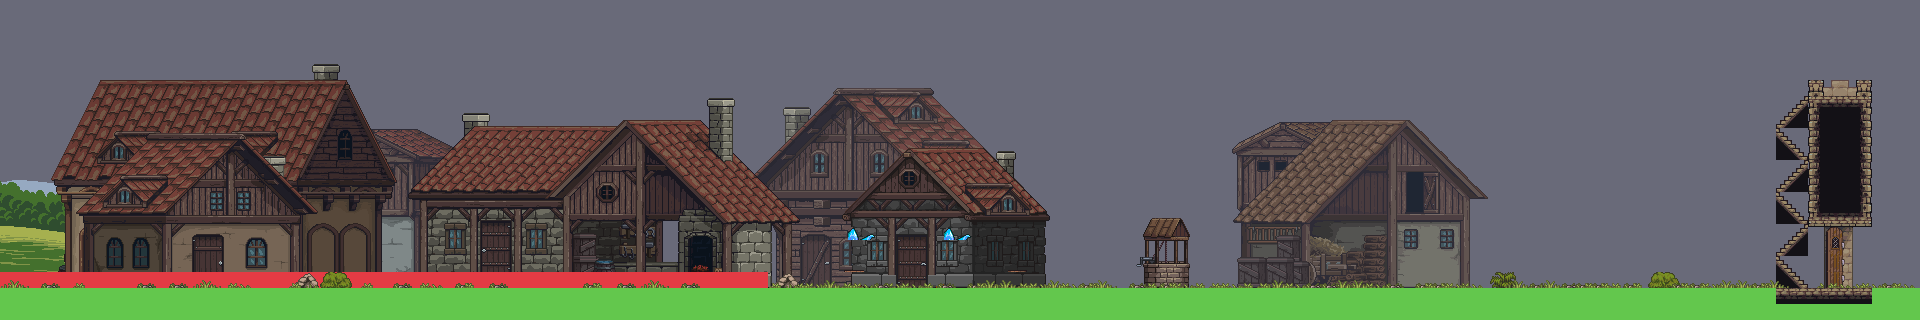

This game map was drawn from its Tiled (.tmx) file and the tilesets committed beside it. A one-line description and the trimmed map source follow:
An orthogonal 120x20 tile map with 16x16 px tiles, 16 tile layers (Bg_plains_mountain, BG_plains_hills, BG_plains_plains, BG_plains_river, ...), 23 tilesets and 7 objects (6x NPC, X_bird_flying).

<map version="1.4" tiledversion="1.4.2" orientation="orthogonal" renderorder="right-down" compressionlevel="0" width="120" height="20" tilewidth="16" tileheight="16" infinite="0" backgroundcolor="#696A79" nextlayerid="18" nextobjectid="1"><tileset firstgid="1" name="Floor_Tiles2" tilewidth="16" tileheight="16" tilecount="648" columns="18" objectalignment="topleft" margin="0" spacing="0"><image source="../../../tiles/tiles/Floor Tiles2.png" width="288" height="576" /></tileset><tileset firstgid="649" name="Other_Tiles2" tilewidth="16" tileheight="16" tilecount="252" columns="18" objectalignment="topleft" margin="0" spacing="0"><image source="../../../tiles/tiles/Other Tiles2.png" width="288" height="224" /></tileset><tileset firstgid="901" name="Trees_foliage_trunk" tilewidth="16" tileheight="16" tilecount="1040" columns="80" objectalignment="topleft" margin="0" spacing="0"><image source="../../../tiles/trees/Trees_foliage_trunk.png" width="1280" height="208" /></tileset><tileset firstgid="1941" name="Tall_Grass" tilewidth="16" tileheight="16" tilecount="12" columns="6" objectalignment="topleft" margin="0" spacing="0"><image source="../../../tiles/int_ext_decoration/Tall Grass.png" width="96" height="32" /></tileset><tileset firstgid="1953" name="Decor" tilewidth="16" tileheight="16" tilecount="884" columns="26" objectalignment="topleft" margin="0" spacing="0"><image source="../../../tiles/int_ext_decoration/Decor.png" width="416" height="544" /></tileset><tileset firstgid="2837" name="Background_layers_layer_1" tilewidth="16" tileheight="16" tilecount="1408" columns="64" objectalignment="topleft" margin="0" spacing="0"><image source="../../../backgrounds/Normal BG/Background layers_layer 1.png" width="1024" height="346" /></tileset><tileset firstgid="4245" name="Garden_Decorations" tilewidth="16" tileheight="16" tilecount="112" columns="14" objectalignment="topleft" margin="0" spacing="0"><image source="../../../tiles/int_ext_decoration/Garden Decorations.png" width="224" height="128" /></tileset><tileset firstgid="4357" name="Farming_Tiles_and_Crops_32x32" tilewidth="16" tileheight="16" tilecount="1536" columns="48" objectalignment="topleft" margin="0" spacing="0"><image source="../../../tiles/int_ext_decoration/Farming Tiles and Crops 32x32.png" width="768" height="512" /></tileset><tileset firstgid="5893" name="Campfire_sheet" tilewidth="16" tileheight="16" tilecount="180" columns="10" objectalignment="topleft" margin="0" spacing="0"><image source="../../../tiles/animated/Campfire sheet.png" width="160" height="288" /></tileset><tileset firstgid="6073" name="Animated_Water_Tiles" tilewidth="16" tileheight="16" tilecount="880" columns="40" objectalignment="topleft" margin="0" spacing="0"><image source="../../../tiles/water/Animated Water Tiles.png" width="640" height="352" /></tileset><tileset firstgid="6953" name="Weeping_Willow1" tilewidth="16" tileheight="16" tilecount="168" columns="14" objectalignment="topleft" margin="0" spacing="0"><image source="../../../tiles/trees/Weeping Willow1.png" width="224" height="192" /></tileset><tileset firstgid="7121" name="Pixel_Art_Village" tilewidth="16" tileheight="16" tilecount="3150" columns="63" objectalignment="topleft" margin="0" spacing="0"><image source="../../../tiles/buildings/Pixel Art Village full sheet.png" width="996" height="800" /></tileset><tileset firstgid="10271" name="Pine_forest_sheet" tilewidth="16" tileheight="16" tilecount="637" columns="49" objectalignment="topleft" margin="0" spacing="0"><image source="../../../tiles/trees/Pine forest sheet.png" width="776" height="208" /></tileset><tileset firstgid="10908" name="Plains_parallax" tilewidth="16" tileheight="16" tilecount="3200" columns="40" objectalignment="topleft" margin="0" spacing="0"><image source="../../../backgrounds/Plains parallax.png" width="640" height="1280" /></tileset><tileset firstgid="14108" name="SSW_Tavern" tilewidth="16" tileheight="16" tilecount="3672" columns="68" objectalignment="topleft" margin="0" spacing="0"><image source="../../../tiles/buildings/SSW_Tavern.png" width="1088" height="864" /></tileset><tileset firstgid="17780" name="SSW_Interriors" tilewidth="16" tileheight="16" tilecount="3400" columns="68" objectalignment="topleft" margin="0" spacing="0"><image source="../../../tiles/buildings/SSW_Interriors.png" width="1088" height="800" /></tileset><tileset firstgid="21180" name="SSW_Buildings_and_Ruins" tilewidth="16" tileheight="16" tilecount="3552" columns="74" objectalignment="topleft" margin="0" spacing="0"><image source="../../../tiles/buildings/SSW_Buildings_and_Ruins.png" width="1184" height="768" /></tileset><tileset firstgid="24732" name="SSW_Workplaces" tilewidth="16" tileheight="16" tilecount="1352" columns="52" objectalignment="topleft" margin="0" spacing="0"><image source="../../../tiles/buildings/SSW_Workplaces.png" width="832" height="416" /></tileset><tileset firstgid="26084" name="House_Furniture_Tiles_32x32" tilewidth="16" tileheight="16" tilecount="936" columns="36" objectalignment="topleft" margin="0" spacing="0"><image source="../../../tiles/int_ext_decoration/House Furniture Tiles 32x32.png" width="576" height="416" /></tileset><tileset firstgid="27020" name="Castle_Tiles2" tilewidth="16" tileheight="16" tilecount="416" columns="26" objectalignment="topleft" margin="0" spacing="0"><image source="../../../tiles/buildings/Castle Tiles.png" width="416" height="256" /></tileset><tileset firstgid="27436" name="Characters_sheet1" tilewidth="16" tileheight="16" tilecount="2400" columns="40" objectalignment="topleft" margin="0" spacing="0"><image source="../../../../../../public/ASSORTED/characters/char_passive/characters sheet1.png" width="640" height="960" /></tileset><tileset firstgid="29836" name="Collsion_mask" tilewidth="16" tileheight="16" tilecount="20" columns="4" objectalignment="topleft" margin="0" spacing="0"><image source="../../../tiles/tiles/collsion-mask.png" width="64" height="80" /></tileset><tileset firstgid="29856" name="Terrain" tilewidth="16" tileheight="16" tilecount="4" columns="4" objectalignment="topleft"><image source="Terrain.intgrid.png" width="64" height="16" /></tileset><layer id="1" name="Bg_plains_mountain" width="120" height="20" opacity="1"><data>[2400 cells, 141 non-empty, 141 distinct tile ids]</data></layer><layer id="2" name="BG_plains_hills" width="120" height="20" opacity="1"><data>[2400 cells, 140 non-empty, 140 distinct tile ids]</data></layer><layer id="3" name="BG_plains_plains" width="120" height="20" opacity="1"><data>[2400 cells, 98 non-empty, 98 distinct tile ids]</data></layer><layer id="4" name="BG_plains_river" width="120" height="20" opacity="1"><data>[2400 cells, 28 non-empty, 28 distinct tile ids]</data></layer><layer id="5" name="BG_cityscape" width="120" height="20" opacity="0.8"><data>[2400 cells, 531 non-empty, 531 distinct tile ids]</data></layer><layer id="6" name="Tavern_level_1_tent" width="120" height="20" opacity="1"><data>[2400 cells, 58 non-empty, 58 distinct tile ids]</data></layer><layer id="7" name="Tavern_level_3_full" width="120" height="20" opacity="1"><data>[2400 cells, 327 non-empty, 327 distinct tile ids]</data></layer><layer id="8" name="Tavern_level_2_small" width="120" height="20" opacity="1"><data>[2400 cells, 165 non-empty, 157 distinct tile ids]</data></layer><layer id="9" name="Alchemist_level_3_full" width="120" height="20" opacity="1"><data>[2400 cells, 149 non-empty, 149 distinct tile ids]</data></layer><layer id="10" name="Blacksmith_level_3_full" width="120" height="20" opacity="1"><data>[2400 cells, 300 non-empty, 300 distinct tile ids]</data></layer><layer id="11" name="Alchemist_decor" width="120" height="20" opacity="1"><data>[2400 cells, 20 non-empty, 16 distinct tile ids]</data></layer><layer id="12" name="Terrain_Tiles" width="120" height="20" opacity="1"><data>[2400 cells, 240 non-empty, 19 distinct tile ids]</data></layer><layer id="13" name="Grass_decoration_bg" width="120" height="20" opacity="1"><data>[2400 cells, 112 non-empty, 15 distinct tile ids]</data></layer><layer id="14" name="Terrain_values" width="120" height="20" opacity="1"><data>[2400 cells, 288 non-empty, 2 distinct tile ids]</data></layer><layer id="15" name="City_Walls" width="120" height="20" opacity="1"><data>[2400 cells, 85 non-empty, 42 distinct tile ids]</data></layer><objectgroup id="16" name="Entities"><object name="NPC" type="NPC" x="512" y="224" width="64" height="64"><properties><property name="__anchorX" type="int" value="512" /><property name="__anchorY" type="int" value="224" /><property name="__cx" type="int" value="32" /><property name="__cy" type="int" value="14" /></properties></object><object name="NPC" type="NPC" x="368" y="224" width="64" height="64"><properties><property name="__anchorX" type="int" value="368" /><property name="__anchorY" type="int" value="224" /><property name="__cx" type="int" value="23" /><property name="__cy" type="int" value="14" /></properties></object><object name="NPC" type="NPC" x="240" y="224" width="64" height="64"><properties><property name="__anchorX" type="int" value="240" /><property name="__anchorY" type="int" value="224" /><property name="__cx" type="int" value="15" /><property name="__cy" type="int" value="14" /></properties></object><object name="NPC" type="NPC" x="128" y="224" width="64" height="64"><properties><property name="__anchorX" type="int" value="128" /><property name="__anchorY" type="int" value="224" /><property name="__cx" type="int" value="8" /><property name="__cy" type="int" value="14" /></properties></object><object name="NPC" type="NPC" x="0" y="224" width="64" height="64"><properties><property name="__anchorX" type="int" value="0" /><property name="__anchorY" type="int" value="224" /><property name="__cx" type="int" value="0" /><property name="__cy" type="int" value="14" /></properties></object><object name="NPC" type="NPC" x="640" y="224" width="64" height="64"><properties><property name="__anchorX" type="int" value="640" /><property name="__anchorY" type="int" value="224" /><property name="__cx" type="int" value="40" /><property name="__cy" type="int" value="14" /></properties></object><object name="X_bird_flying" type="X_bird_flying" x="528" y="96" width="32" height="32"><properties><property name="__anchorX" type="int" value="528" /><property name="__anchorY" type="int" value="96" /><property name="__cx" type="int" value="33" /><property name="__cy" type="int" value="6" /></properties></object></objectgroup><layer id="17" name="Grass_decoration_fg" width="120" height="20" opacity="1"><data>[2400 cells, 102 non-empty, 14 distinct tile ids]</data></layer></map>
